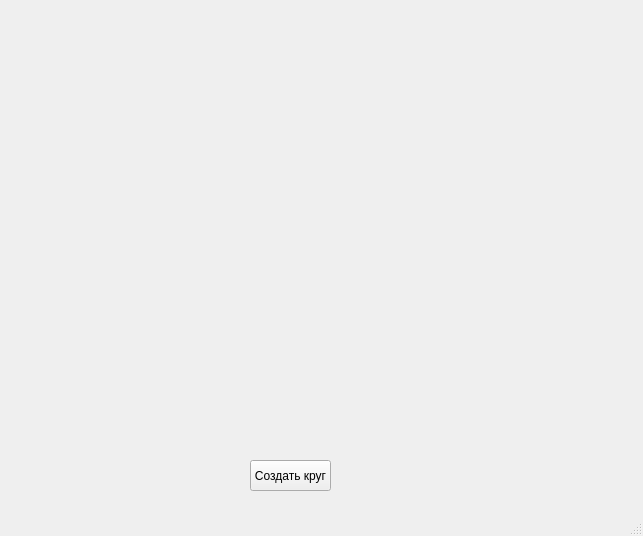
<?xml version="1.0" encoding="UTF-8"?>
<ui version="4.0">
 <class>MainWindow</class>
 <widget class="QMainWindow" name="MainWindow">
  <property name="geometry">
   <rect>
    <x>0</x>
    <y>0</y>
    <width>643</width>
    <height>536</height>
   </rect>
  </property>
  <property name="windowTitle">
   <string>MainWindow</string>
  </property>
  <widget class="QWidget" name="centralwidget">
   <widget class="QPushButton" name="create_circle">
    <property name="geometry">
     <rect>
      <x>250</x>
      <y>460</y>
      <width>81</width>
      <height>31</height>
     </rect>
    </property>
    <property name="text">
     <string>Создать круг</string>
    </property>
   </widget>
  </widget>
  <widget class="QMenuBar" name="menubar">
   <property name="geometry">
    <rect>
     <x>0</x>
     <y>0</y>
     <width>643</width>
     <height>21</height>
    </rect>
   </property>
  </widget>
  <widget class="QStatusBar" name="statusbar"/>
 </widget>
 <resources/>
 <connections/>
</ui>
